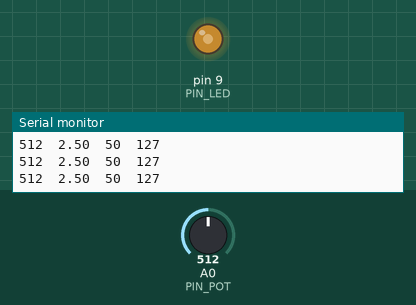
This sketch was run on a simulated Arduino Uno, built with avr-gcc and run on an emulated ATmega328P. Shown: output pins drawn as LEDs (lit = HIGH), the last lines printed to the serial monitor. The inputs (shaded band) are chosen by the test bench; at power-on: A0 (PIN_POT) = 512.

Above: at 1.2 s.
1.3 s: A0 (PIN_POT) set to 716
At 2.1 s:
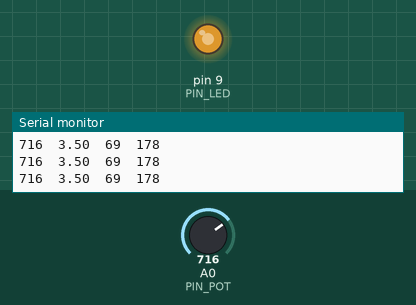
2.8 s: A0 (PIN_POT) set to 900
At 3.8 s:
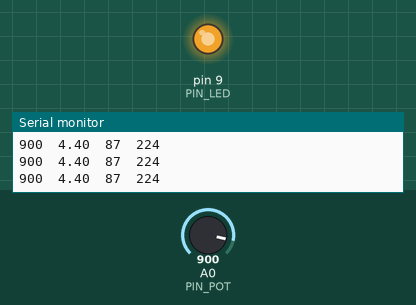
4.3 s: A0 (PIN_POT) set to 122
At 5.5 s:
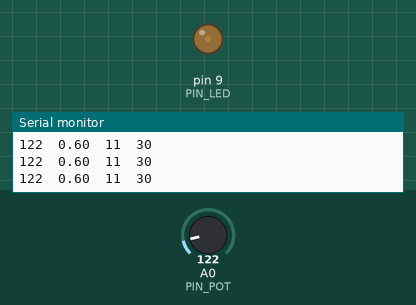
5.8 s: A0 (PIN_POT) set to 109
At 7.2 s:
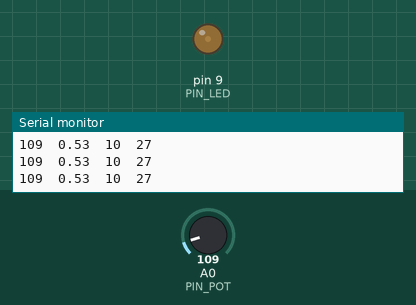
8.8 s: A0 (PIN_POT) set to 94
At 9.4 s:
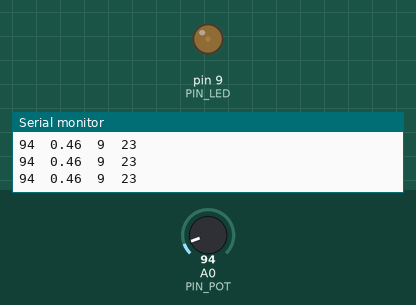
10.3 s: A0 (PIN_POT) set to 511
At 10.9 s:
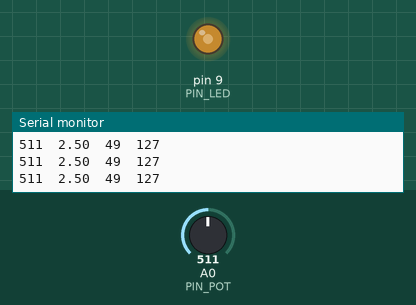
Timing chart, 0 to 12.8 s (numbered marks = the images above; inputs shaded):
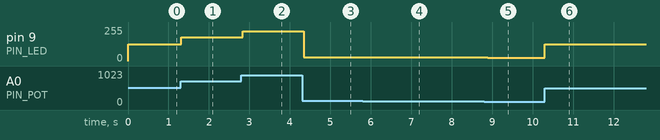

The sketch:

Lab04_Potenciometro.ino
```cpp
const int PIN_POT = A0;   // Pin analógico
const int PIN_LED = 9;    // LED con PWM

void setup() {
  Serial.begin(9600);
  Serial.println("Lectura\tVoltaje\tPorcentaje\tPWM");
}

void loop() {
  int lectura = analogRead(PIN_POT);                // 0 - 1023
  float voltaje = lectura * (5.0 / 1023.0);         // 0.0 - 5.0 V
  int porcentaje = map(lectura, 0, 1023, 0, 100);  // 0 - 100 %
  int pwm_val = map(lectura, 0, 1023, 0, 255);     // 0 - 255

  analogWrite(PIN_LED, pwm_val);

  Serial.print(lectura);    Serial.print("\t");
  Serial.print(voltaje, 2); Serial.print("\t");
  Serial.print(porcentaje); Serial.print("\t");
  Serial.println(pwm_val);

  delay(100);
}
```

Measured:
- after the input at 1.3 s, pin 9 (PIN_LED): 127/255 → 178/255 at once
- after the input at 2.8 s, pin 9 (PIN_LED): 178/255 → 224/255 at once
- after the input at 4.3 s, pin 9 (PIN_LED): 224/255 → 30/255 after 0.05 s
- after the input at 5.8 s, pin 9 (PIN_LED): 30/255 → 27/255 after 0.06 s
- after the input at 8.8 s, pin 9 (PIN_LED): 27/255 → 23/255 after 0.09 s
- after the input at 10.3 s, pin 9 (PIN_LED): 23/255 → 127/255 at once
